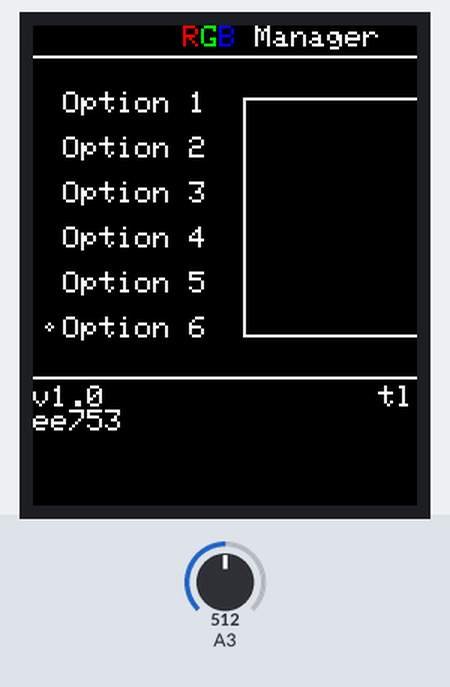
A sketch run on a simulated Arduino Uno, built with avr-gcc and run on an emulated ATmega328P. Parts: 128×160 colour display. Inputs (shaded band) come from the test bench; at power-on: A3 = 512. What the sketch prints to the serial monitor is not drawn.

Above: at 1.6 s.
1.7 s: A3 set to 40
3.9 s: A3 set to 60
Timing chart, 0 to 6.9 s (numbered marks = the images above; inputs shaded):
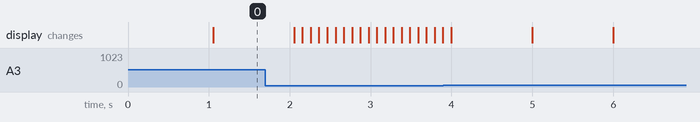

The sketch:

managerv1.ino
```cpp
#include <TFT.h>
#include <SPI.h>

#define TFT_CS 10
#define TFT_RST 0
#define TFT_DC 8

TFT tft = TFT(TFT_CS, TFT_DC, TFT_RST);

// global selection variable
int select = 0;

// preview color
// TODO preview color global varaible

void setup() {
  Serial.begin(9600);
  Serial.print("Program starting...");

  tft.initR(INITR_BLACKTAB); // initialize a ST7735S chip, black tab
  tft.fillScreen(ST7735_BLACK);
  tft.setRotation(3);
  Serial.println("Initialized screen");

  initMenu();
}

void loop() {
  checkJoystick(); // TODO make interrupt driven
  menu();
}

void initMenu() {
  // title
  tft.fillScreen(ST7735_BLACK);
  tft.setCursor(50, 0);
  tft.setTextColor(ST7735_RED);
  tft.print("R");
  tft.setTextColor(ST7735_GREEN);
  tft.print("G");
  tft.setTextColor(ST7735_BLUE);
  tft.print("B");
  tft.setTextColor(ST7735_WHITE);
  tft.print(" Manager");
  tft.stroke(255, 255, 255);
  tft.line(0, 10, 160, 10);

  // options
  tft.setCursor(10, 22);
  tft.print("Option 1");
  tft.setCursor(10, 37);
  tft.print("Option 2");
  tft.setCursor(10, 52);
  tft.print("Option 3");
  tft.setCursor(10, 67);
  tft.print("Option 4");
  tft.setCursor(10, 82);
  tft.print("Option 5");
  tft.setCursor(10, 97);
  tft.print("Option 6");

  // preview
  tft.rect(70, 24, 80, 80);

  // credits
  tft.setCursor(0, 120);
  tft.print("v1.0");
  tft.setCursor(115, 120);
  tft.print("tlee753");
  tft.line(0, 117, 160, 117);
}

void menu() { // TODO make changes interrupt driven and maintain otherwise
  // clear all circles
  tft.stroke(0, 0, 0);
  tft.circle(5, 25, 1);
  tft.circle(5, 40, 1);
  tft.circle(5, 55, 1);
  tft.circle(5, 70, 1);
  tft.circle(5, 85, 1);
  tft.circle(5, 100, 1);

  // menu cursor
  tft.stroke(255, 255, 255);
  switch(select) {
    case 0:
      tft.circle(5, 25, 1);
      break;
    case 1:
      tft.circle(5, 40, 1);
      break;
    case 2:
      tft.circle(5, 55, 1);
      break;
    case 3:
      tft.circle(5, 70, 1);
      break;
    case 4:
      tft.circle(5, 85, 1);
      break;
    case 5:
      tft.circle(5, 100, 1);
      break;
  }
}

void checkJoystick()
{
  int joystickState = analogRead(3);

  if(joystickState < 50) { // left
    select--;
    delay(100);
  } else if(joystickState < 150) { // down
    select++;
    delay(1000);
  } else if (joystickState < 250) { // press
    select++;
    delay(1000);
  } else if (joystickState < 500) { // right
    select++;
    delay(1000);
  } else if(joystickState < 650) { // up
    select--;
    delay(1000);
  }

  if (select < 0) {
    select = 5;
  }
  select = select % 6;
}
```
